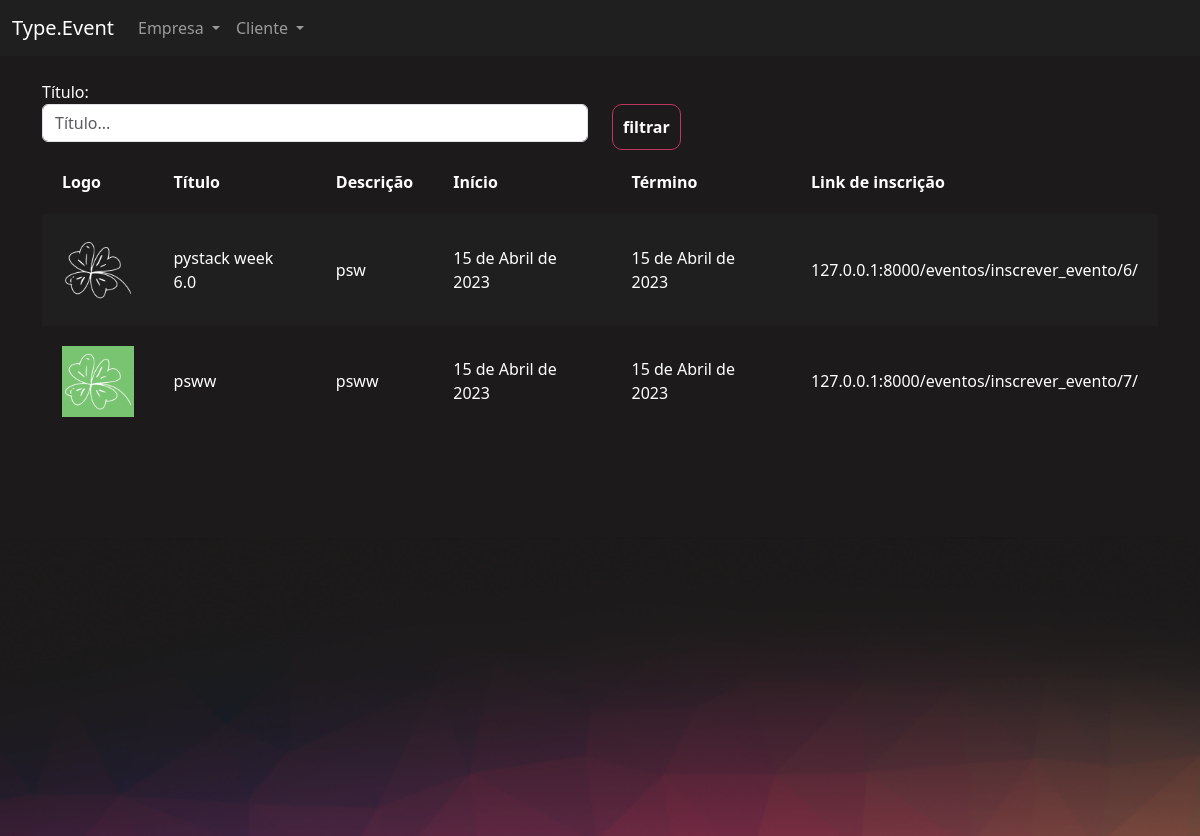
The page /eventos/gerenciar_evento/ (signed in) on the database its author committed.
### eventos/models.py (models this page shows, shortened)
class Evento(models.Model):
    criador = models.ForeignKey(User, on_delete=models.DO_NOTHING, null=True, blank=True)
    nome = models.CharField(max_length=200)
    descricao = models.TextField()
    data_inicio = models.DateField()
    data_termino = models.DateField()
    carga_horaria = models.IntegerField()
    logo = models.ImageField(upload_to="logos")
    participantes = models.ManyToManyField(User, related_name="evento_participante", null=True, blank=True)
    cor_principal = models.CharField(max_length=7)
    cor_secundaria = models.CharField(max_length=7)
    cor_fundo = models.CharField(max_length=7)

### eventos/views.py (the view)
# urls.py: path('gerenciar_evento/', views.gerenciar_evento, name="gerenciar_evento"),
@login_required
def gerenciar_evento(request):
    if request.method == "GET":
        nome = request.GET.get('nome')
        eventos = Evento.objects.filter(criador=request.user)
        if nome:
            eventos = eventos.filter(nome__contains=nome)
        return(render(request, 'gerenciar_evento.html', {'eventos':eventos}))

### eventos/templates/gerenciar_evento.html (shortened to what this page needs)
{% extends "bases/base_evento.html" %}
{% load static %}
{% block 'importacoes' %}
    <link href="{% static 'evento/css/gerenciar_evento.css' %}" rel="stylesheet">
{% endblock %}
{% block 'conteudo' %}
    <div class="container">
        <br>
        <div class="row">
            <div class="col-md">
                <form action="{% url 'gerenciar_evento' %}" method="GET">
                <label>Título: </label>
                <input type="text" placeholder="Título..." class="form-control" name="nome">
            </div>
            <div class="col-md">
                <br>
                <input type="submit" class="btn-principal" value="filtrar">
            </div>
        </div>
        <table>
            <tr>
                <th>Logo</th>
                <th>Título</th>
                <th>Descrição</th>
                <th>Início</th>
                <th>Término</th>
                <th>Link de inscrição</th>
            </tr>
            {% for evento in eventos %}
            <tr class="{% cycle 'linha' 'linha2' %}">
                <td width="10%"><a href="{% url 'participantes_evento' evento.id %}"><img width="100%" src="/media/{{evento.logo}}"></a></td>
                <td>{{evento.nome}}</td>
                <td>{{evento.descricao}}</td>
                <td>{{evento.data_inicio}}</td>
                <td>{{evento.data_termino}}</td>
                <td>127.0.0.1:8000/eventos/inscrever_evento/{{evento.id}}/</td>
            </tr>
            {% endfor %}
        </table>
    </div>
{% endblock %}

### templates/static/geral/css/base.css (style rules this page uses)
body { color: white !important; }
:root { --main-color: #201F1F; --dark-color: #1C1A1A; --contrast-color: #BE375F; --differential-color: #ED8554; }

### templates/static/evento/css/gerenciar_evento.css (style rules this page uses)
table { width: 100%; padding: 20px; }
.linha { height: 40px; background-color: var(--main-color); padding: 20px; }
td, th { padding: 20px; }

### templates/static/evento/css/evento.css (style rules this page uses)
body { background-color: #1C1A1A; }

### templates/static/usuarios/css/usuarios.css (style rules this page uses)
.btn-principal { background-color: transparent; border: 1px solid var(--contrast-color); color: white; padding: 10px; border-radius: 10px; font-weight: bold; }

### rows shown on the page
Evento: logo (picture), nome "pystack week 6.0", descricao "psw", data_inicio "15 de Abril de 2023", data_termino "15 de Abril de 2023", id "6"
Evento: logo (picture), nome "psww", descricao "psww", data_inicio "15 de Abril de 2023", data_termino "15 de Abril de 2023", id "7"
